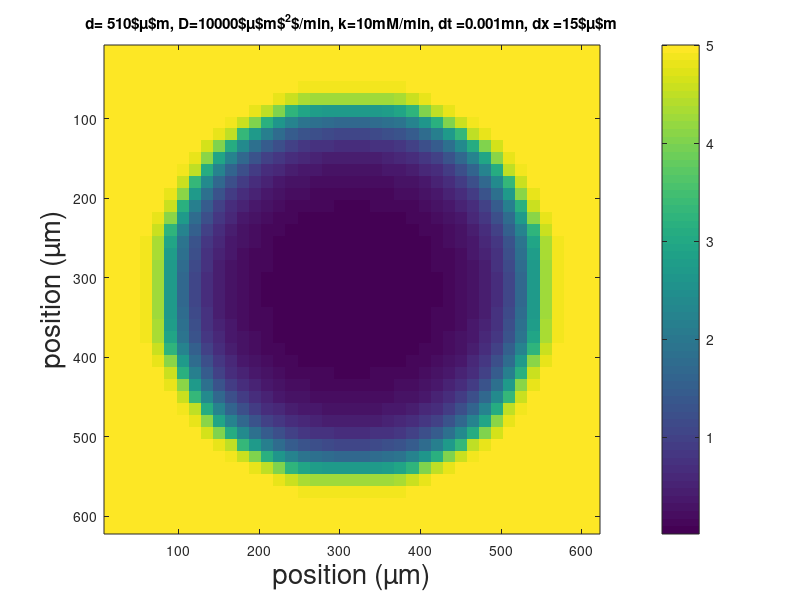
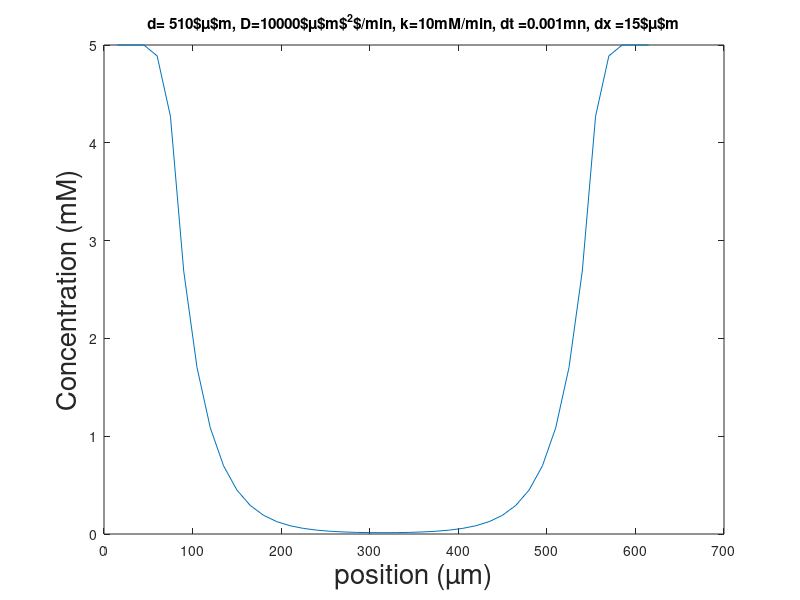
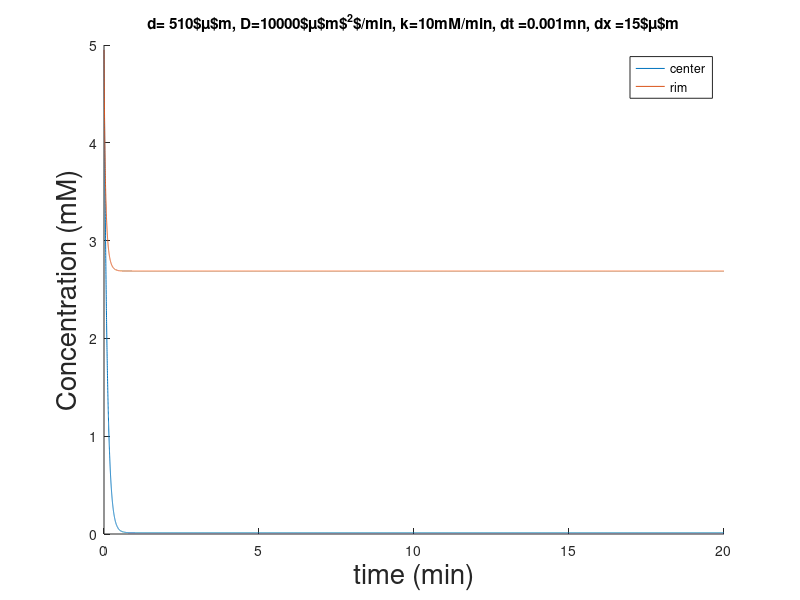

Write MATLAB code to recreate these figures, in order.
clear all;
close all;

tic()
sz = 41;
G = zeros(sz,sz);
kG = zeros(sz,sz);
Gsym = zeros(round(sz/2),round(sz/2));
kGsym = zeros(round(sz/2),round(sz/2));

DG = ones(sz,sz);
DGsym = ones(round(sz/2),round(sz/2));
DG = 40000*DG;
DG_tissue = 10000;
kG_tissue = 10;
r = round(sz/2.2)-2; %radius of the tissue circle in units

dx = 15;
dt = 1/1000;
ntime = 20/dt;

%giving all indexes corresponding to a center circle
[i,j,v] = find(DG!=0);
dsy = j-round(sz/2);
dsx = i-round(sz/2);
DG(find((dsx.^2+dsy.^2)<r^2))= DG_tissue;
kG(find((dsx.^2+dsy.^2)<r^2))= kG_tissue;
##[i,j,v] = find(DGsym!=0);
##dsy_s = j-round(sz/2);
##dsx_s = i-round(sz/2);
##Gsym(find((dsx_s.^2+dsy_s.^2)<r^2))= 1;

G(:,:) =5;



tic()
for i=1:ntime
    i

    G(find((dsx.^2+dsy.^2)>=r^2))= 5;
    %G(find((dsx_s.^2+dsy_s.^2)>=r^2))= 5;

    %explicit  scheme
    %x-step
    G(2:sz-1,:) =  G(2:sz-1,:) + dt*(DG(3:sz,:)-DG(1:sz-2,:))/(4*dx^2).*(G(3:sz,:)-G(1:sz-2,:)) + DG(2:sz-1,:)*dt/dx^2.*(G(3:sz,:) -2*(G(2:sz-1,:)) + G(1:sz-2,:)) -kG(2:sz-1,:).*G(2:sz-1,:)*dt;
    %Gsym(2:round(sz/2)-1,:) =  G(2:sz-1,:) + dt*(DG(3:sz,:)-DG(1:sz-2,:))/(4*dx^2).*(G(3:sz,:)-G(1:sz-2,:)) + DG(2:sz-1,:)*dt/dx^2.*(G(3:sz,:) -2*(G(2:sz-1,:)) + G(1:sz-2,:)) -kG(2:sz-1,:).*G(2:sz-1,:)*dt;
    %Gsym(round(sz/2),2:round(sz/2)-1) =  G(round(sz/2),2:round(sz/2)-1) + dt*(DG(3:sz,2:round(sz/2)-1)-DG(1:sz-2,2:round(sz/2)-1))/(4*dx^2).*(G(3:sz,2:round(sz/2)-1)-G(1:sz-2,2:round(sz/2)-1)) + DG(round(sz/2),2:round(sz/2)-1)*dt/dx^2.*(G(3:sz,2:round(sz/2)-1) -2*(G(round(sz/2),2:round(sz/2)-1)) + G(1:sz-2,2:round(sz/2)-1)) -kG(round(sz/2),2:round(sz/2)-1).*G(round(sz/2),2:round(sz/2)-1)*dt;
    %y-step
    G(:,2:sz-1) =  G(:,2:sz-1) + dt*(DG(:,3:sz)-DG(:,1:sz-2))/(4*dx^2).*(G(:,3:sz)-G(:,1:sz-2))+ DG(:,2:sz-1)*dt/dx^2.*(G(:,3:sz) -2*(G(:,2:sz-1)) + G(:,1:sz-2));
    %Gsym(:,2:round(sz/2)) =  G(:,2:sz-1) + dt*(DG(:,3:sz)-DG(:,1:sz-2))/(4*dx^2).*(G(:,3:sz)-G(:,1:sz-2))+ DG(:,2:sz-1)*dt/dx^2.*(G(:,3:sz) -2*(G(:,2:sz-1)) + G(:,1:sz-2));

    Gt(i,1) =  G(round(sz/2),round(sz/2));
    Gt(i,2) =  G(round(sz/2),round(sz/2-r+2));


endfor
toc()

fG = figure;
aG = axes(fG);
imagesc((1:sz)*dx,(1:sz)*dx,G)
colorbar
xlabel(aG,'position (µm)','fontsize',20)
ylabel(aG, 'position (µm)','fontsize',20)
title(aG, ['d= ' num2str(r*2*dx) '$\mu$m, D=' num2str(DG_tissue) '$\mu$m$^2$/min, k=' num2str(kG_tissue) 'mM/min, dt =' num2str(dt) 'mn, dx =' num2str(dx) '$\mu$m'])

fGx = figure;
aGx = axes(fGx);
plot((1:sz)*dx,G(round(sz/2),:))
xlabel(aGx,'position (µm)','fontsize',20)
ylabel(aGx, 'Concentration (mM)','fontsize',20)
title(aGx, ['d= ' num2str(r*2*dx) '$\mu$m, D=' num2str(DG_tissue) '$\mu$m$^2$/min, k=' num2str(kG_tissue) 'mM/min, dt =' num2str(dt) 'mn, dx =' num2str(dx) '$\mu$m'])

fGt  = figure;
aGt = axes(fGt);
hold(aGt);
plot(aGt,(1:ntime)*dt,Gt(:,1))
plot(aGt,(1:ntime)*dt,Gt(:,2))
xlabel(aGt,'time (min)','fontsize',20)
ylabel(aGt, 'Concentration (mM)','fontsize',20)
legend(aGt,'center','rim')
title(aGt, ['d= ' num2str(r*2*dx) '$\mu$m, D=' num2str(DG_tissue) '$\mu$m$^2$/min, k=' num2str(kG_tissue) 'mM/min, dt =' num2str(dt) 'mn, dx =' num2str(dx) '$\mu$m'])


##print (fG, "/home/antony/Documents/Post-doc/test_fortran/plots/RD_G_cons7.pdf", "-dpdflatexstandalone","-S480,360","-FCalibri:22");
%print (fGx, "/home/antony/Documents/Post-doc/test_fortran/plots/RD_Gx_cons_pucekm1.pdf", "-dpdflatexstandalone","-S480,360","-FCalibri:22");
##print (fGt, "/home/antony/Documents/Post-doc/test_fortran/plots/RD_Gt_cons7.pdf", "-dpdflatexstandalone","-S480,360","-FCalibri:22");

%name configs and run them with different parameters
%cons1 Schaller cons / my parameters  small tissue D 6000 k 20 cell diam 2.5
%cons2 Schaller cons / my parameters large tissue D 6000 k 20 cell diam 2.5
%cons3 Schaller cons / Schaller parameters small tissue D 6000 k 10 cell diam 3
%cons4 Schaller/Mao cons / Mao parameters small tissue D 1200 k 3.5 cell diam 6.6
%cons5 unknown cons / my parameters small tissue D 10000 k 20 cell diam 7.5
%cons6 unknown cons / my parameters large tissue D 10000 k 10 cell diam 7.5
%model 2----------------------------------------------
%cons7 unknown cons / my parameters large tissue D 10000 kt 4 cell diam 7.5
%cons8 unknown cons / my parameters small tissue D 10000 kt 4 cell diam 7.5
